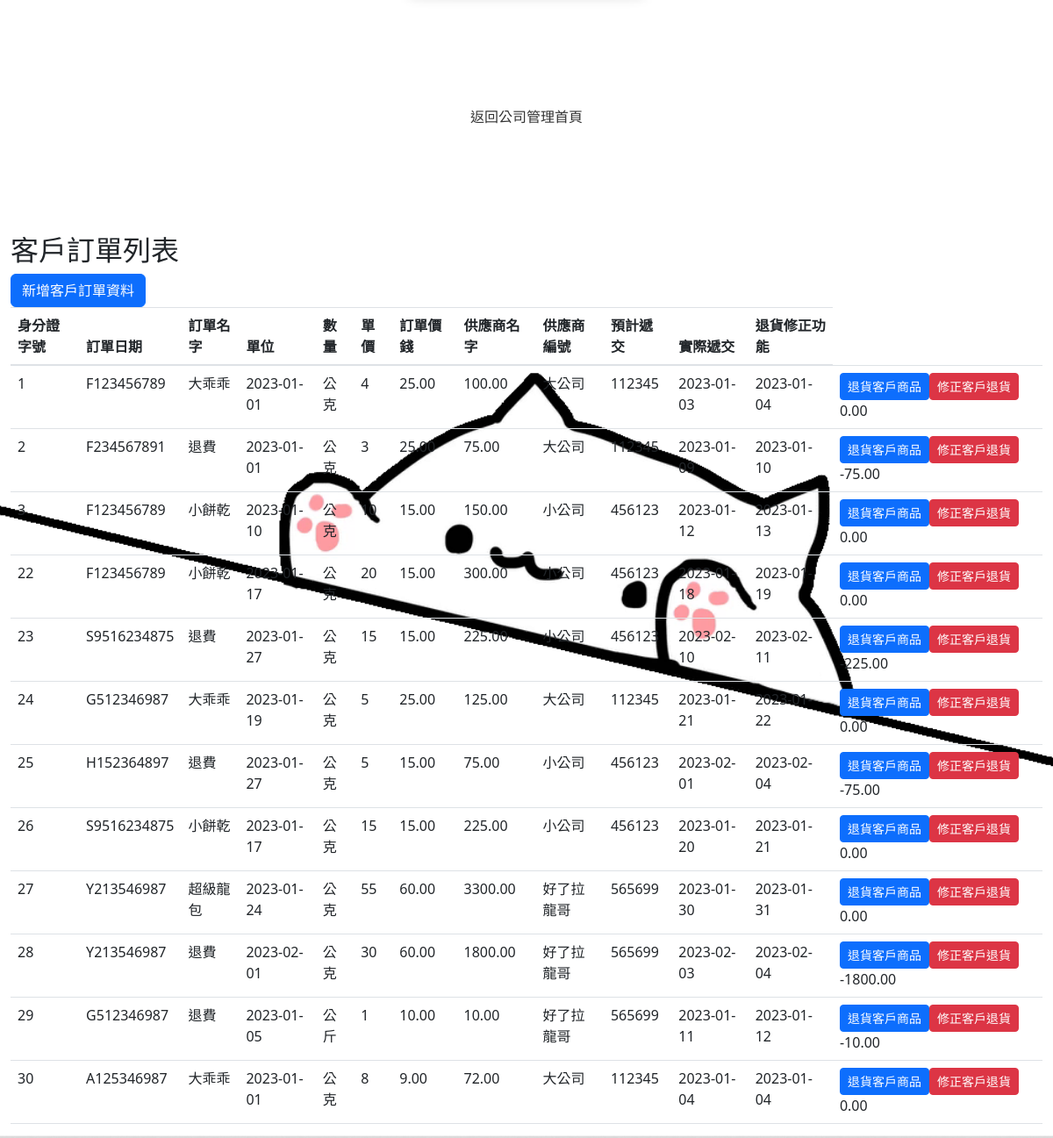
Screenshot of /2_Order_page.php with the database file from the repository.
### tables this page shows
CREATE TABLE `myorder_history` (
  `ID` int(255) NOT NULL,
  `Id_card_number` varchar(16) NOT NULL,
  `Order_name` varchar(16) NOT NULL,
  `Order_date` date NOT NULL,
  `Unit` varchar(6) NOT NULL,
  `Quantity` int(10) NOT NULL,
  `Price` decimal(10,2) NOT NULL,
  `Order_price` decimal(10,2) GENERATED ALWAYS AS (`Quantity` * `Price`) VIRTUAL,
  `Supplier_name` varchar(16) NOT NULL,
  `Supplier_number` int(6) NOT NULL,
  `Expected_delivery_date` date NOT NULL,
  `Actual_delivery_date` date NOT NULL,
  `consume` decimal(10,2) NOT NULL DEFAULT 0.00
);

### 2_Order_page.php (the view, shortened to what this page needs)
<?php
require_once('connection.php');
$sql = "SELECT * FROM `myorder_history`;";
$result = mysqli_query($link, $sql);
$arr_users = [];
if ($result->num_rows > 0) {
    $arr_users = $result->fetch_all(MYSQLI_ASSOC);
}
?>
<!DOCTYPE html>
<html lang="zh-TW">
<head>
    <link rel="stylesheet" type="text/css" href="https://cdn.datatables.net/v/dt/dt-1.10.16/datatables.min.css"/>
    <link rel="stylesheet" href="https://maxcdn.bootstrapcdn.com/bootstrap/4.0.0/css/bootstrap.min.css">
    <link href="https://cdn.jsdelivr.net/npm/bootstrap@5.2.3/dist/css/bootstrap.min.css" rel="stylesheet"
>
    <link rel='stylesheet' href="./assets/css/index.css">
</head>
<body>
    <nav>
      <ul><li><a href="Com.php">返回公司管理首頁</a></li></ul>
    </nav>
    <div class="container-fluid">
        <div class="row">
            <div class="container-mt-8">
                <div class="row">
                    <div class="container-mt-8">
                        <h2>客戶訂單列表</h2>
                        <a class="btn btn-primary"href="./2_Create.php" role="button">新增客戶訂單資料</a>
                    </div>
                    <div class="container-mt-8">
                    <div class=container-md-8>
                    <table id="usetTable" class="table">
                    <thead>
                    <th>身分證字號</th>
                    <th>訂單日期</th>
                    <th>訂單名字</th>
                    <th>單位</th>
                    <th>數量</th>
                    <th>單價</th>
                    <th>訂單價錢</th>
                    <th>供應商名字</th>
                    <th>供應商編號</th>
                    <th>預計遞交</th>
                    <th>實際遞交</th>
                    <th>退貨修正功能</th>
                    </thead>
                    <tbody>
                    <?php if(!empty($arr_users)) { ?>
                        <?php foreach($arr_users as $user) { ?>
                            <tr>
                                <td><?php echo $user['ID']; ?></td>
                                <td><?php echo $user['Id_card_number']; ?></td>
                                <td><?php echo $user['Order_name']; ?></td>
                                <td><?php echo $user['Order_date']; ?></td>
                                <td><?php echo $user['Unit']; ?></td>
                                <td><?php echo $user['Quantity']; ?></td>
                                <td><?php echo $user['Price']; ?></td>
                                <td><?php echo $user['Order_price']; ?></td>
                                <td><?php echo $user['Supplier_name']; ?></td>
                                <td><?php echo $user['Supplier_number']; ?></td>
                                <td><?php echo $user['Expected_delivery_date']; ?></td>
                                <td><?php echo $user['Actual_delivery_date']; ?></td>
                                <td><?php echo "<a class='btn btn-primary btn-sm' href='./2_return.php?ID=$user[ID]'>退貨客戶商品
                                                <a class='btn btn-danger btn-sm' href='./2_Edit.php?ID=$user[ID]'>修正客戶退貨</a>
                                                $user[consume]</a>";?>
                                </td>
                            </tr>
                        <?php } ?>
                    <?php } ?>
                    </tbody>
                    </table>
                    </div>
                    </div>
                </div>
            </div>
        </div>
    </div>
</body>
</html>

### assets/css/index.css (style rules this page uses)
body { background-image: url(../images/cat.png); background-position: center top; background-repeat: no-repeat; background-attachment: fixed; background-size: cover; margin: 0; padding-bottom: 0px; }
a, a:hover { text-decoration: none; }
nav { width: 300px; margin: 100px auto; }
nav ul { padding-left: 0px; list-style: none; }
nav ul li { margin-bottom: 10px; }
nav ul li a { display: block; width: 100%; text-align: center; padding: 20px; background-color: rgba(255,255,255,.6); border: #fff solid 1px; color: #333; border-radius: 15px; position: relative; }

### rows the page displays
myorder_history: ID "1", Id_card_number "F123456789", Order_name "大乖乖", Order_date "2023-01-01", Unit "公克", Quantity "4", Price "25.00", Order_price "100.00", Supplier_name "大公司", Supplier_number "112345", Expected_delivery_date "2023-01-03", Actual_delivery_date "2023-01-04", consume "0.00"
myorder_history: ID "2", Id_card_number "F234567891", Order_name "退費", Order_date "2023-01-01", Unit "公克", Quantity "3", Price "25.00", Order_price "75.00", Supplier_name "大公司", Supplier_number "112345", Expected_delivery_date "2023-01-09", Actual_delivery_date "2023-01-10", consume "-75.00"
myorder_history: ID "3", Id_card_number "F123456789", Order_name "小餅乾", Order_date "2023-01-10", Unit "公克", Quantity "10", Price "15.00", Order_price "150.00", Supplier_name "小公司", Supplier_number "456123", Expected_delivery_date "2023-01-12", Actual_delivery_date "2023-01-13", consume "0.00"
myorder_history: ID "22", Id_card_number "F123456789", Order_name "小餅乾", Order_date "2023-01-17", Unit "公克", Quantity "20", Price "15.00", Order_price "300.00", Supplier_name "小公司", Supplier_number "456123", Expected_delivery_date "2023-01-18", Actual_delivery_date "2023-01-19", consume "0.00"
myorder_history: ID "23", Id_card_number "S9516234875", Order_name "退費", Order_date "2023-01-27", Unit "公克", Quantity "15", Price "15.00", Order_price "225.00", Supplier_name "小公司", Supplier_number "456123", Expected_delivery_date "2023-02-10", Actual_delivery_date "2023-02-11", consume "-225.00"
myorder_history: ID "24", Id_card_number "G512346987", Order_name "大乖乖", Order_date "2023-01-19", Unit "公克", Quantity "5", Price "25.00", Order_price "125.00", Supplier_name "大公司", Supplier_number "112345", Expected_delivery_date "2023-01-21", Actual_delivery_date "2023-01-22", consume "0.00"
myorder_history: ID "25", Id_card_number "H152364897", Order_name "退費", Order_date "2023-01-27", Unit "公克", Quantity "5", Price "15.00", Order_price "75.00", Supplier_name "小公司", Supplier_number "456123", Expected_delivery_date "2023-02-01", Actual_delivery_date "2023-02-04", consume "-75.00"
myorder_history: ID "26", Id_card_number "S9516234875", Order_name "小餅乾", Order_date "2023-01-17", Unit "公克", Quantity "15", Price "15.00", Order_price "225.00", Supplier_name "小公司", Supplier_number "456123", Expected_delivery_date "2023-01-20", Actual_delivery_date "2023-01-21", consume "0.00"
myorder_history: ID "27", Id_card_number "Y213546987", Order_name "超級龍包", Order_date "2023-01-24", Unit "公克", Quantity "55", Price "60.00", Order_price "3300.00", Supplier_name "好了拉龍哥", Supplier_number "565699", Expected_delivery_date "2023-01-30", Actual_delivery_date "2023-01-31", consume "0.00"
myorder_history: ID "28", Id_card_number "Y213546987", Order_name "退費", Order_date "2023-02-01", Unit "公克", Quantity "30", Price "60.00", Order_price "1800.00", Supplier_name "好了拉龍哥", Supplier_number "565699", Expected_delivery_date "2023-02-03", Actual_delivery_date "2023-02-04", consume "-1800.00"
myorder_history: ID "29", Id_card_number "G512346987", Order_name "退費", Order_date "2023-01-05", Unit "公斤", Quantity "1", Price "10.00", Order_price "10.00", Supplier_name "好了拉龍哥", Supplier_number "565699", Expected_delivery_date "2023-01-11", Actual_delivery_date "2023-01-12", consume "-10.00"
myorder_history: ID "30", Id_card_number "A125346987", Order_name "大乖乖", Order_date "2023-01-01", Unit "公克", Quantity "8", Price "9.00", Order_price "72.00", Supplier_name "大公司", Supplier_number "112345", Expected_delivery_date "2023-01-04", Actual_delivery_date "2023-01-04", consume "0.00"
